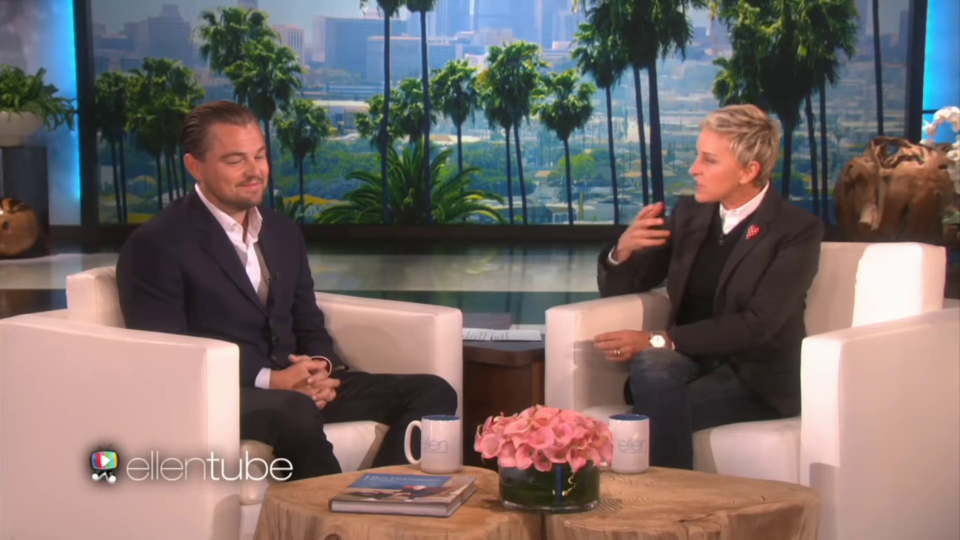
#> input picture frame 39 of Command/face/facenet_video_rabbit_consumer/tests/test_files/leo_ellen.mp4, 1920 x 1080 px, given in place of 20200117_111429.mp4, which was not available (shown at 1/2 size)
$ python video_to_images.py
#> lines starting #> are read from the running program, lines starting #| are printed output that depends on the picture
# https://www.geeksforgeeks.org/extract-images-from-video-in-python/

# Importing all necessary libraries
import cv2
import os
import imutils

# Read the video from specified path
cam = cv2.VideoCapture("/home/HQ/lneff/Downloads/20200117_111429.mp4")

try:

    # creating a folder named data
    path = '/tmp/testing_video_to_images'
    if not os.path.exists(path):
        os.makedirs(path)

    # if not created then raise error
except OSError:
    print('Error: Creating directory of data')

# frame
currentframe = 0

while True:

    # reading from frame
    ret, frame = cam.read()
#> frame is the input picture: shape (1080, 1920, 3); mean B, G, R 102.2, 105.1, 117.1

    if ret:
        # For some reason, we have to rotate this to correct the orientation
        frame = imutils.rotate_bound(frame, -90)
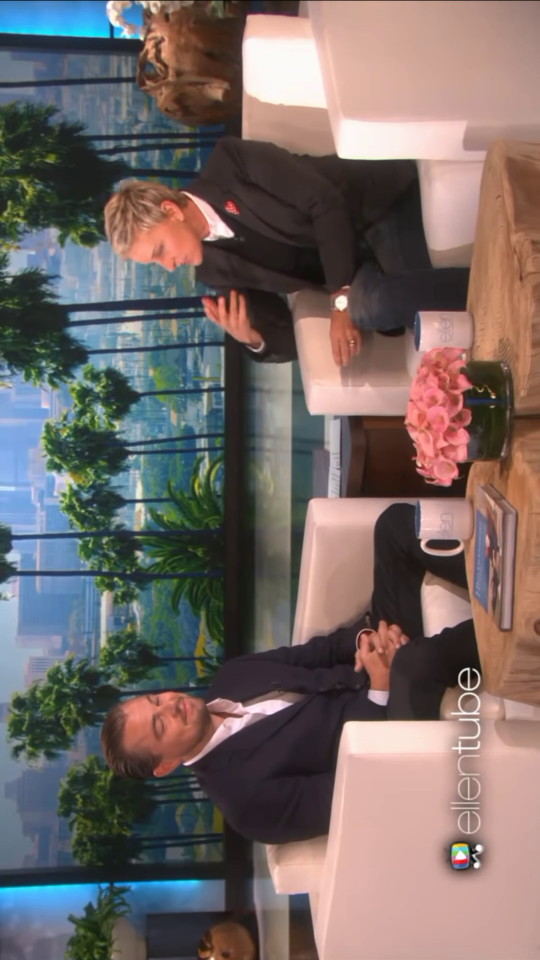
#> frame: shape (1920, 1080, 3) (shown at 1/2 size); mean B, G, R 102.1, 105.1, 117

        # if video is still left continue creating images
        name = os.path.join(path, 'frame' + str(currentframe) + '.jpg')
        print('Creating...' + name)

        # writing the extracted images
        cv2.imwrite(name, frame)

        # increasing counter so that it will
        # show how many frames are created
        currentframe += 1
    else:
        break

# Release all space and windows once done
cam.release()
cv2.destroyAllWindows()

$ run again, starting later in the video
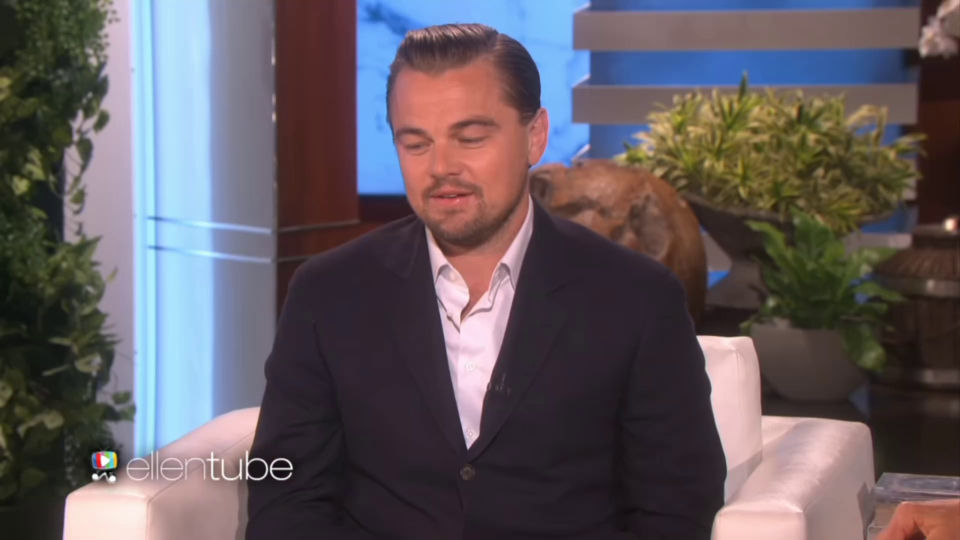
#> input picture frame 178 of Command/face/facenet_video_rabbit_consumer/tests/test_files/leo_ellen.mp4, 1920 x 1080 px, given in place of 20200117_111429.mp4, which was not available (shown at 1/2 size)
#> frame is the input picture: shape (1080, 1920, 3); mean B, G, R 95.3, 89.7, 97.9
#> `frame = imutils.rotate_bound(frame, -90)`:
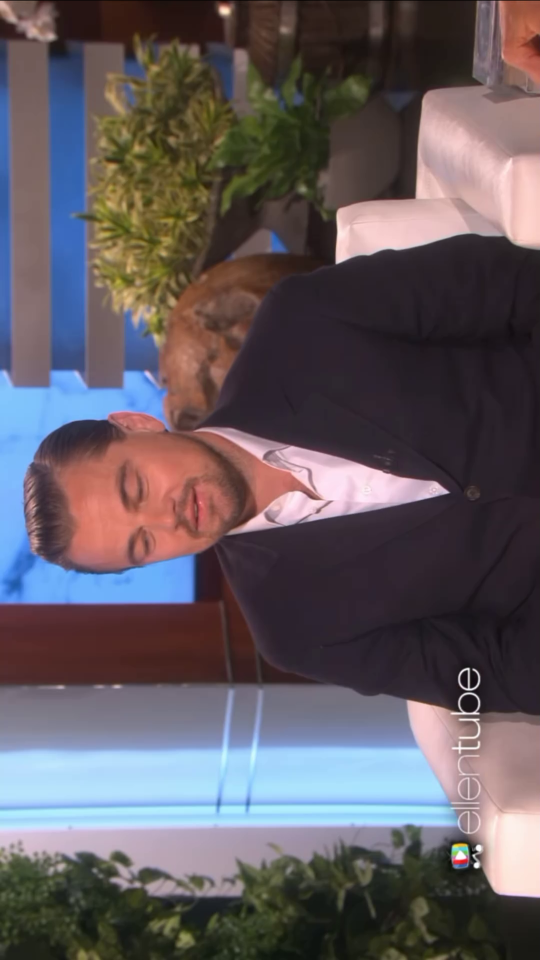
#> frame: shape (1920, 1080, 3) (shown at 1/2 size); mean B, G, R 95.2, 89.7, 97.9

$ run again, starting later in the video
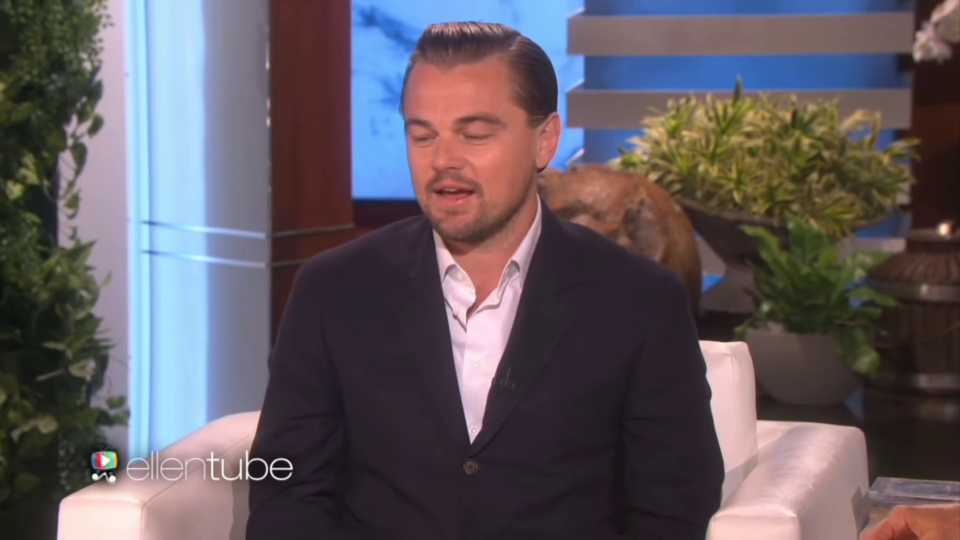
#> input picture frame 316 of Command/face/facenet_video_rabbit_consumer/tests/test_files/leo_ellen.mp4, 1920 x 1080 px, given in place of 20200117_111429.mp4, which was not available (shown at 1/2 size)
#> frame is the input picture: shape (1080, 1920, 3); mean B, G, R 95.8, 89.4, 97.6
#> `frame = imutils.rotate_bound(frame, -90)`:
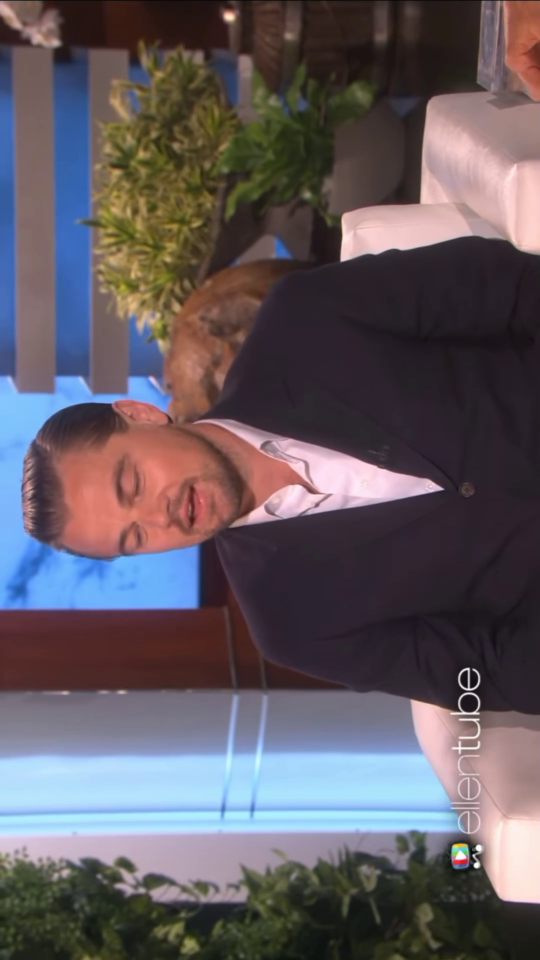
#> frame: shape (1920, 1080, 3) (shown at 1/2 size); mean B, G, R 95.8, 89.3, 97.6
